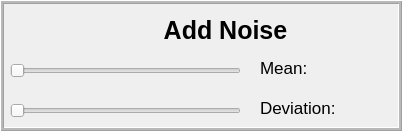
         <widget class="QFrame" name="frame_8">
          <property name="geometry">
           <rect>
            <x>0</x>
            <y>490</y>
            <width>402</width>
            <height>131</height>
           </rect>
          </property>
          <property name="frameShape">
           <enum>QFrame::Box</enum>
          </property>
          <property name="frameShadow">
           <enum>QFrame::Raised</enum>
          </property>
          <property name="midLineWidth">
           <number>2</number>
          </property>
          <widget class="QLabel" name="label_6">
           <property name="geometry">
            <rect>
             <x>30</x>
             <y>0</y>
             <width>391</width>
             <height>61</height>
            </rect>
           </property>
           <property name="font">
            <font>
             <pointsize>19</pointsize>
             <bold>true</bold>
             <kerning>true</kerning>
            </font>
           </property>
           <property name="text">
            <string>&lt;html&gt;&lt;head/&gt;&lt;body&gt;&lt;p align=&quot;center&quot;&gt;Add Noise&lt;/p&gt;&lt;/body&gt;&lt;/html&gt;</string>
           </property>
           <property name="textFormat">
            <enum>Qt::RichText</enum>
           </property>
          </widget>
          <widget class="QSlider" name="noiseMeanSlider">
           <property name="geometry">
            <rect>
             <x>10</x>
             <y>60</y>
             <width>231</width>
             <height>22</height>
            </rect>
           </property>
           <property name="minimum">
            <number>0</number>
           </property>
           <property name="maximum">
            <number>255</number>
           </property>
           <property name="singleStep">
            <number>10</number>
           </property>
           <property name="orientation">
            <enum>Qt::Horizontal</enum>
           </property>
          </widget>
          <widget class="QLabel" name="noiseMeanLabel">
           <property name="geometry">
            <rect>
             <x>260</x>
             <y>60</y>
             <width>121</width>
             <height>16</height>
            </rect>
           </property>
           <property name="font">
            <font>
             <pointsize>13</pointsize>
             <kerning>true</kerning>
            </font>
           </property>
           <property name="text">
            <string>Mean:</string>
           </property>
          </widget>
          <widget class="QLabel" name="noiseDeviationLabel">
           <property name="geometry">
            <rect>
             <x>260</x>
             <y>100</y>
             <width>121</width>
             <height>16</height>
            </rect>
           </property>
           <property name="font">
            <font>
             <pointsize>13</pointsize>
             <kerning>true</kerning>
            </font>
           </property>
           <property name="text">
            <string>Deviation:</string>
           </property>
          </widget>
          <widget class="QSlider" name="noiseDeviationSlider">
           <property name="geometry">
            <rect>
             <x>10</x>
             <y>100</y>
             <width>231</width>
             <height>22</height>
            </rect>
           </property>
           <property name="minimum">
            <number>0</number>
           </property>
           <property name="maximum">
            <number>100</number>
           </property>
           <property name="singleStep">
            <number>10</number>
           </property>
           <property name="orientation">
            <enum>Qt::Horizontal</enum>
           </property>
          </widget>
         </widget>
